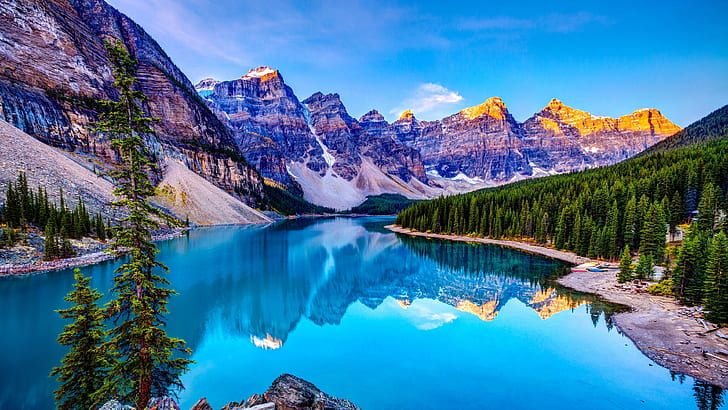
#> input picture image1.jpg, 728 x 410 px
$ python poe14.py
#> lines starting #> are read from the running program, lines starting #| are printed output that depends on the picture
import pywt
import cv2
import matplotlib.pyplot as plt
import numpy as np

# Load the RGB image
image = cv2.imread('image1.jpg')
#> image is the input picture: shape (410, 728, 3); mean B, G, R 156.5, 119.3, 67.7

if image is None:
    print("Error loading the image.")
else:
    # Convert the image to grayscale
    gray_image = cv2.imread('image1.jpg', cv2.IMREAD_GRAYSCALE)
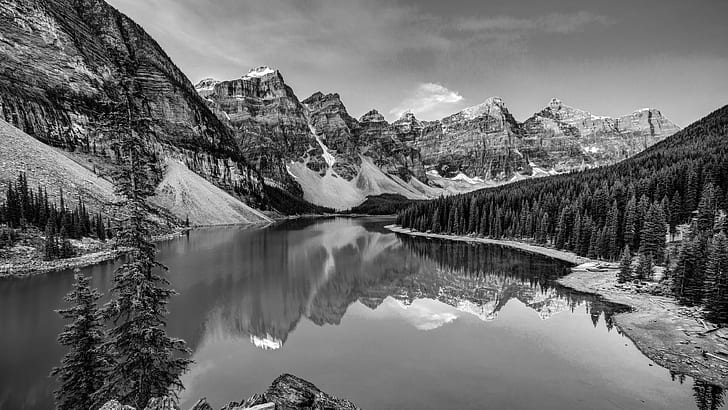
#> gray_image: shape (410, 728); min 0, max 255, mean 108

    # Apply DWT transformation (Haar wavelet)
    coeffs = pywt.dwt2(gray_image, 'haar')
    cA, (cH, cV, cD) = coeffs
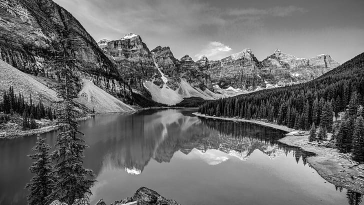
#> cA: shape (205, 364) float64; min 0, max 509, mean 216; drawn with min black and max white
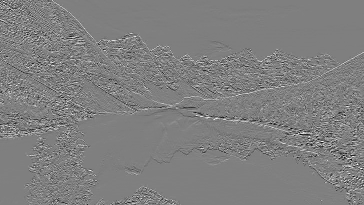
#> cH: shape (205, 364) float64; min -199.5, max 199, mean 0.1; drawn with min black and max white
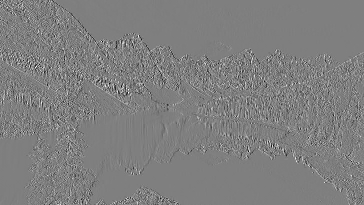
#> cV: shape (205, 364) float64; min -175.5, max 176, mean 0.1; drawn with min black and max white
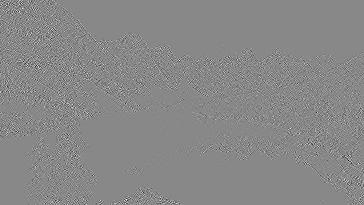
#> cD: shape (205, 364) float64; min -124, max 108, mean 0; drawn with min black and max white

    # Apply inverse DWT (IDWT) transformation
    idwt_image = pywt.idwt2((cA, (cH, cV, cD)), 'haar')

    # Calculate PSNR between original and IDWT images
    mse = np.mean((gray_image - idwt_image) ** 2)
#> mse = 1.33e-27
    if mse == 0:
        psnr = 100  # PSNR is infinite if images are identical
    else:
        max_pixel_value = 255.0
        psnr = 20 * np.log10(max_pixel_value / np.sqrt(mse))
#> psnr = 316.9

    # Display the original image, IDWT image, and PSNR value
    plt.figure(figsize=(12, 6))

    # Original RGB Image
    plt.subplot(1, 3, 1)
    plt.imshow(cv2.cvtColor(image, cv2.COLOR_BGR2RGB))
    plt.title('Original RGB Image')
    plt.axis('off')

    # IDWT Image (Reconstructed)
    plt.subplot(1, 3, 2)
    plt.imshow(idwt_image, cmap='gray')
    plt.title('IDWT Image')
    plt.axis('off')

    # Display PSNR value
    plt.subplot(1, 3, 3)
    plt.text(0.5, 0.5, f'PSNR: {psnr:.2f} dB', fontsize=12, ha='center')
    plt.axis('off')

    plt.tight_layout()
    plt.show()
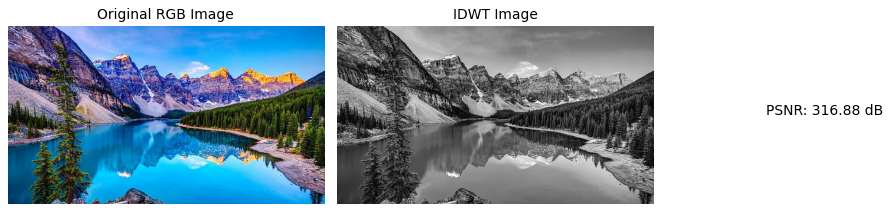
#> figure drawn by matplotlib, 2 panels

$ run again, with negative_image.jpg copied over image1.jpg
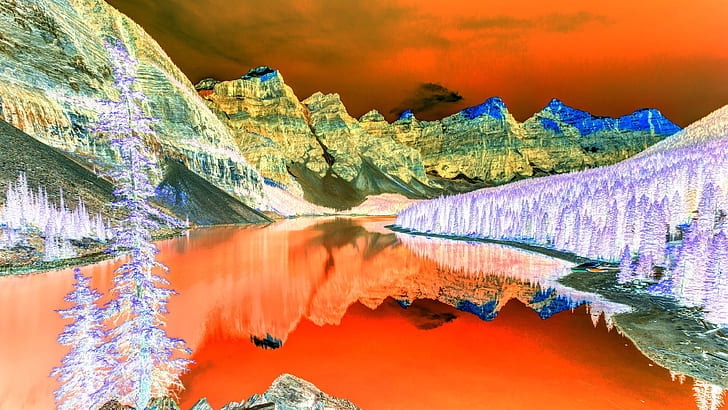
#> input picture negative_image.jpg, 728 x 410 px
#> image is the input picture: shape (410, 728, 3); mean B, G, R 98.3, 135.6, 187.1
#> `cA, (cH, cV, cD) = coeffs`:
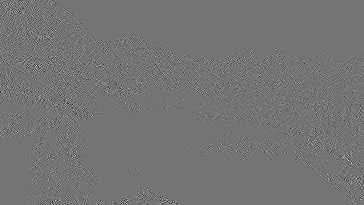
#> cD: shape (205, 364) float64; min -105.5, max 125.5, mean 0; drawn with min black and max white
#> mse = 2.26e-27
#> psnr = 314.6
#> `plt.show()`:
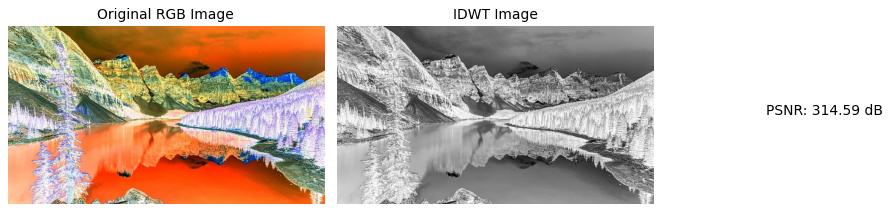
#> figure drawn by matplotlib, 2 panels

$ run again, with image2.jpeg copied over image1.jpg
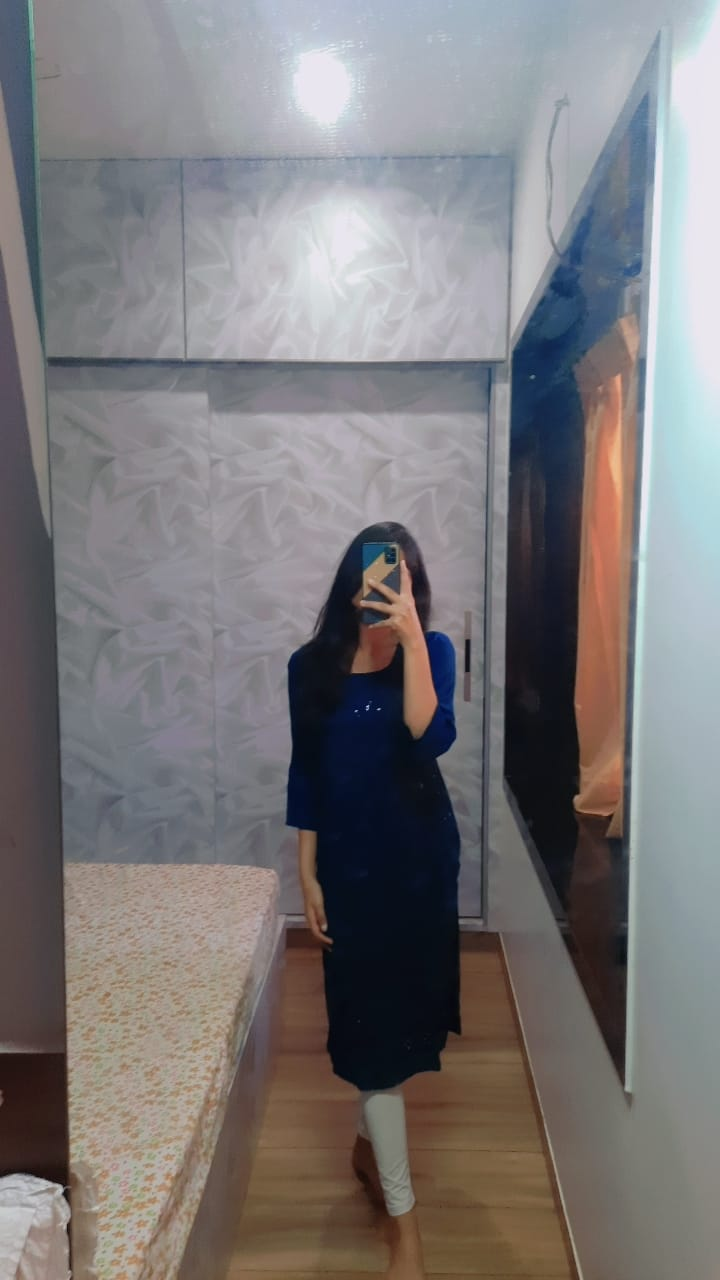
#> input picture image2.jpeg, 720 x 1280 px
#> image is the input picture: shape (1280, 720, 3); mean B, G, R 121.8, 120.5, 123.3
#> `cA, (cH, cV, cD) = coeffs`:
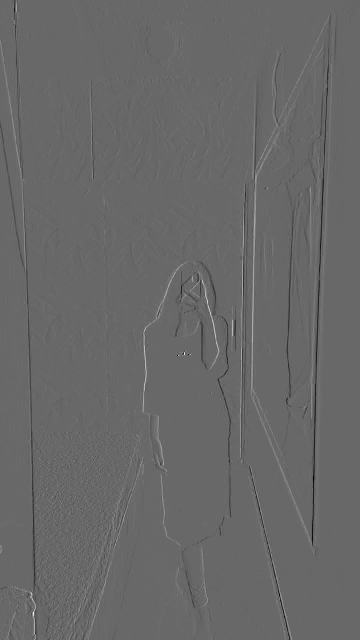
#> cV: shape (640, 360) float64; min -72.5, max 104, mean -0.1; drawn with min black and max white
#> mse = 1.56e-27
#> psnr = 316.2
#> `plt.show()`:
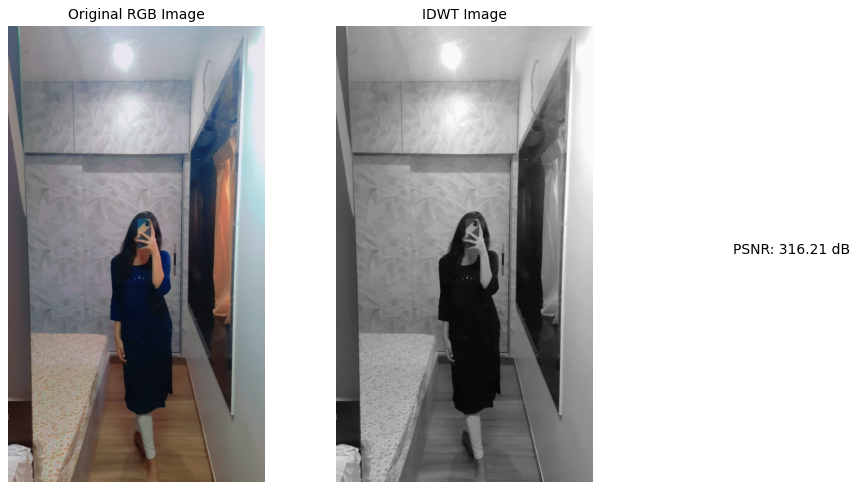
#> figure drawn by matplotlib, 2 panels

$ run again, with negative_image.jpeg copied over image1.jpg
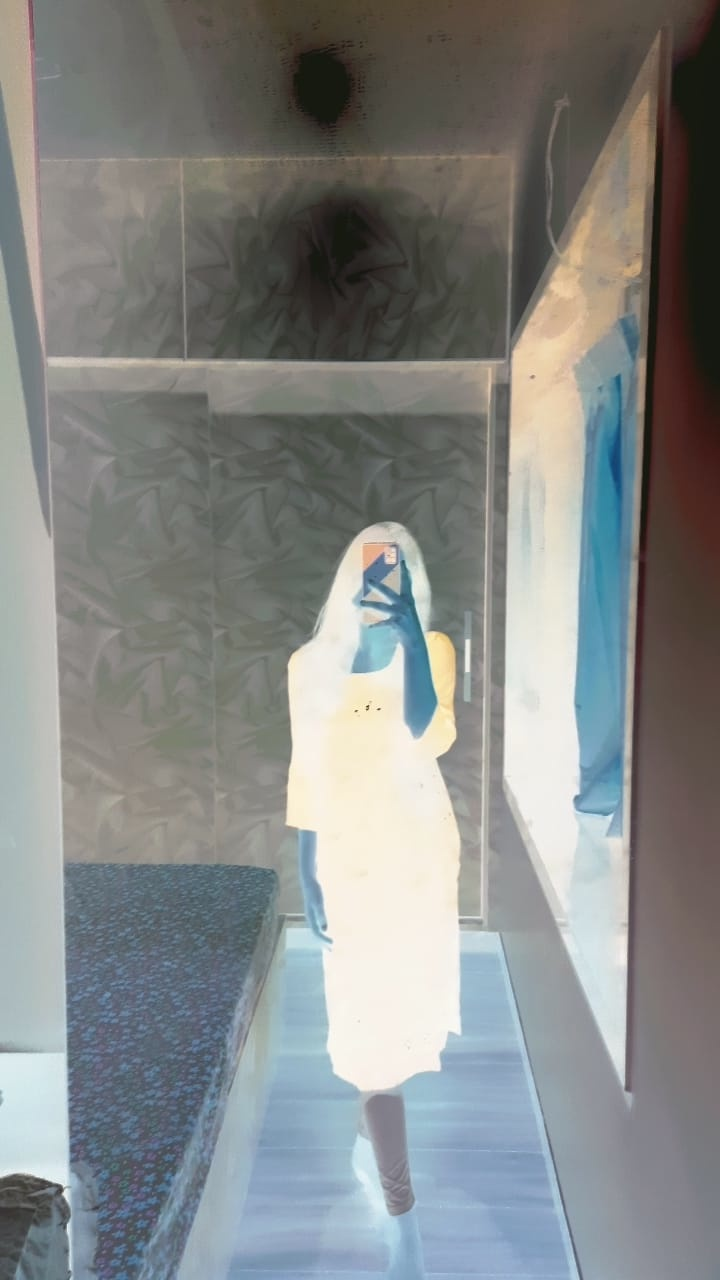
#> input picture negative_image.jpeg, 720 x 1280 px
#> image is the input picture: shape (1280, 720, 3); mean B, G, R 133.1, 134.5, 131.7
#> `cA, (cH, cV, cD) = coeffs`:
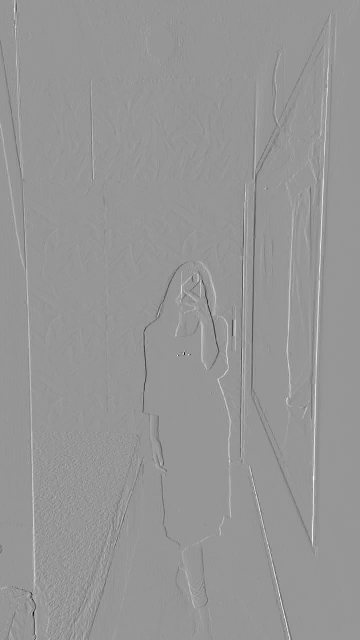
#> cV: shape (640, 360) float64; min -105, max 73, mean 0.1; drawn with min black and max white
#> mse = 1.81e-27
#> psnr = 315.6
#> `plt.show()`:
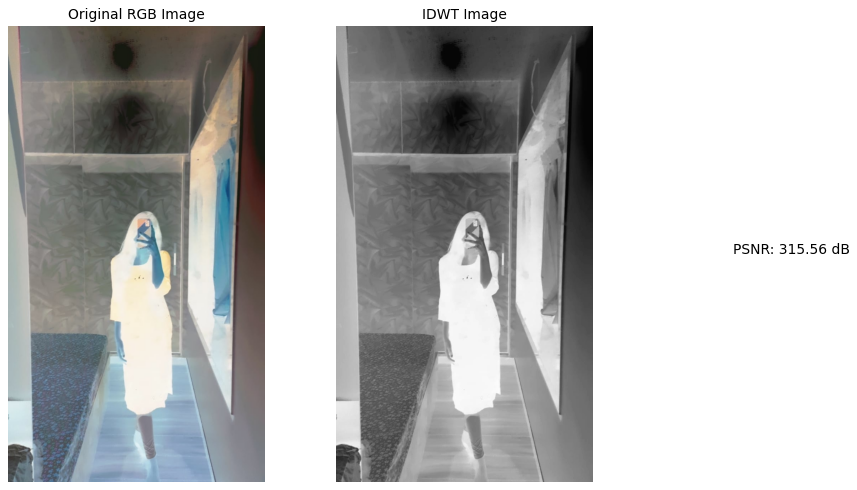
#> figure drawn by matplotlib, 2 panels
